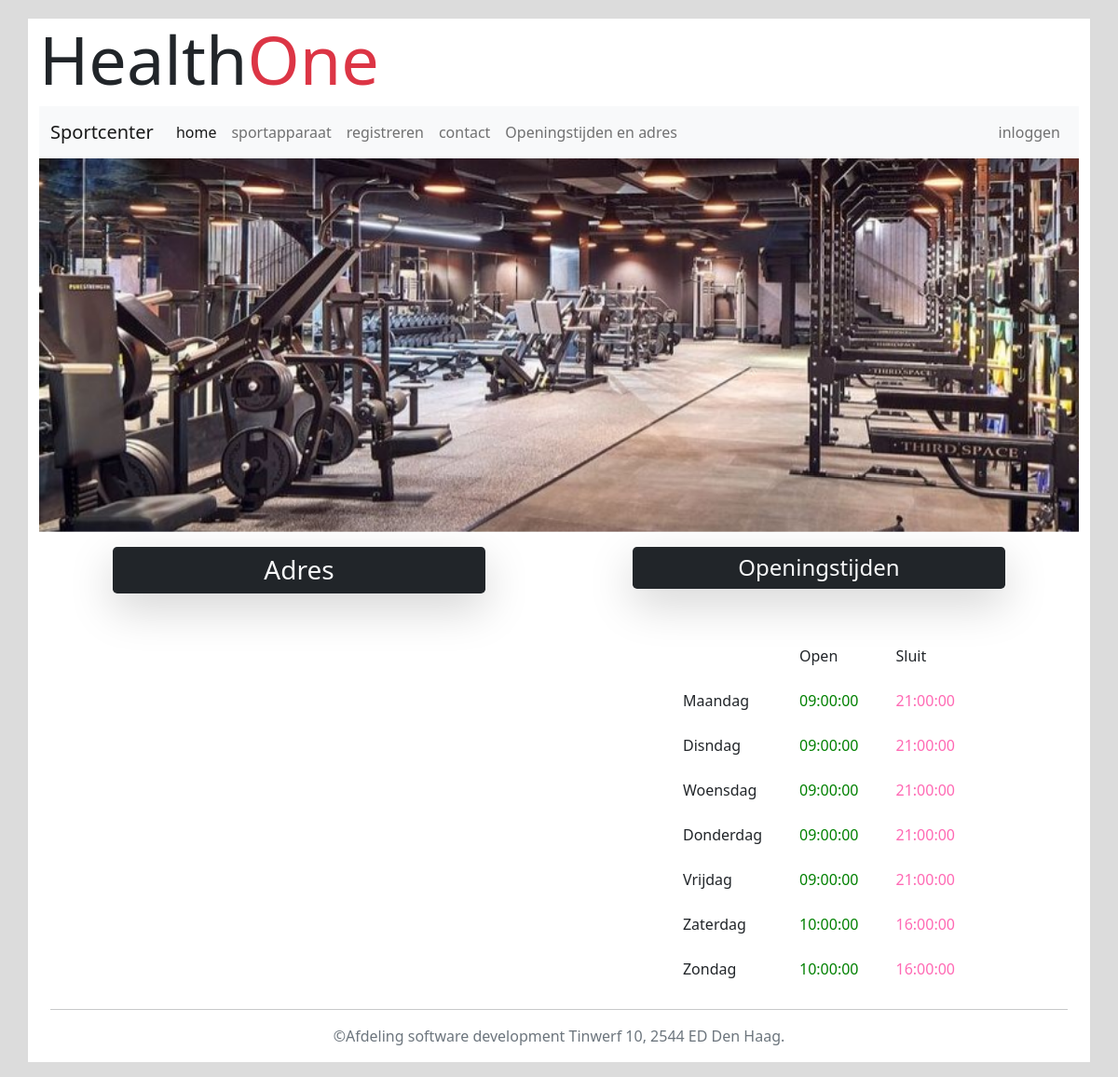
/openingstijden, run on an earlier commit of the app's database.
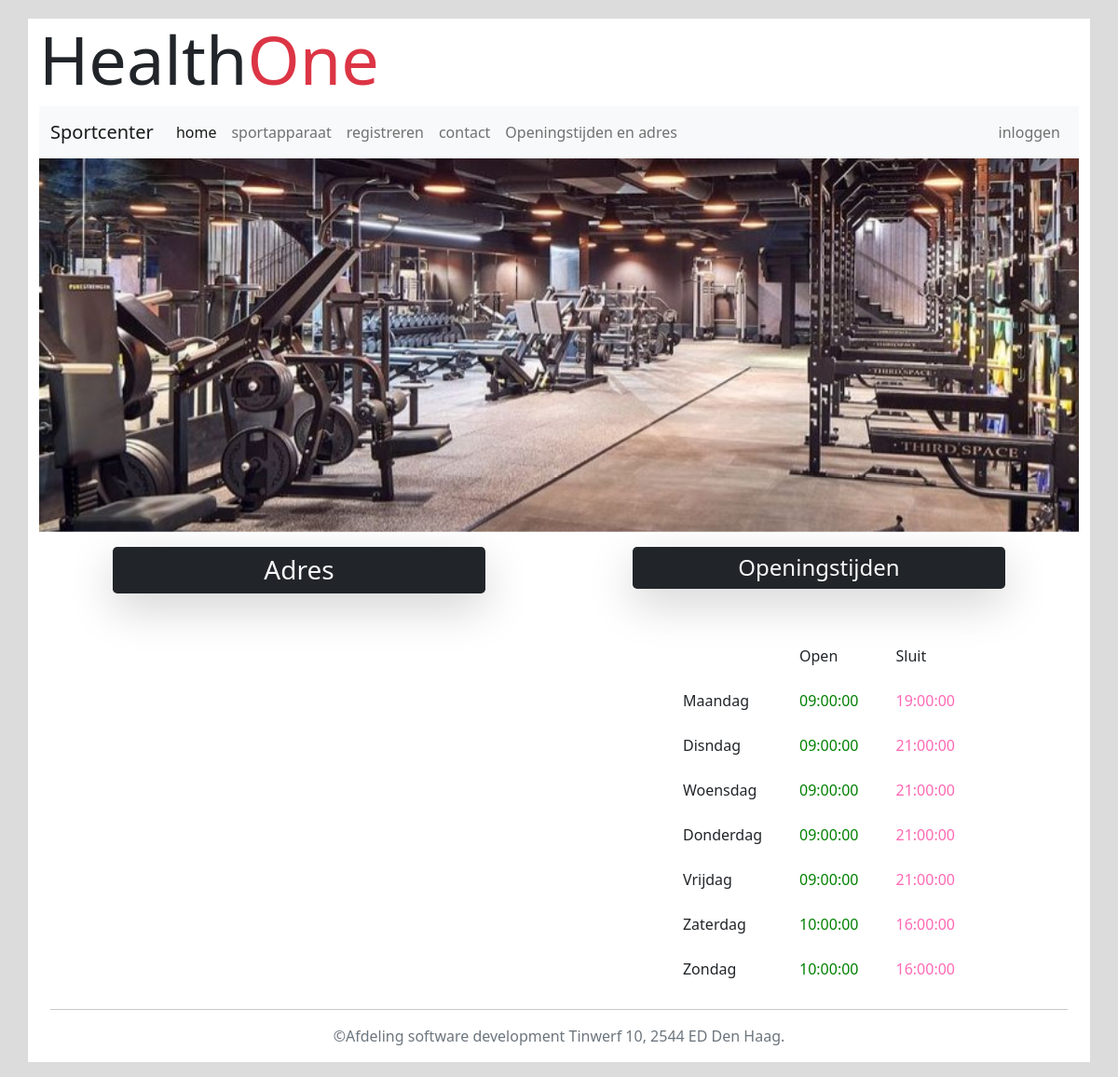
And on a later commit of the database.
### tables this page shows
CREATE TABLE `opening_times` (
  `id` int(11) NOT NULL,
  `day` varchar(255) NOT NULL,
  `opening` time NOT NULL,
  `closing` time NOT NULL
);

### Modules/OpeningTimes.php (called while the page is built, shortened)
<?php
require_once 'Database.php';
function getTimes(){
    try{
        global $pdo;
        $query=$pdo->prepare('SELECT * FROM opening_times');
        $query->execute();
        $openingTimes=$query->fetchAll(PDO::FETCH_CLASS);
        return $openingTimes;
    }
    catch (PDOException $e){
        echo $e->getMessege();
    }
}

### Templates/openingstijden.php (the view, shortened to what this page needs)
<!doctype html>
<html lang="en">
<head>
    <?php
    include ('../Templates/defaults/head.php');
    require_once ('../Modules/OpeningTimes.php');
    ?>
</head>
<body>
<div class="container">
    <?php
    include ('../Templates/defaults/header.php');
    include ('../Templates/defaults/menu.php');
    include ('../Templates/defaults/pictures.php');
    $times=getTimes();
    ?>
    <div class="container">
        <div class="row">
            <div class="col container">
                <h3 class="text-center w-75 rounded-3 m-auto bg-dark text-light py-2 shadow-lg">Adres</h3>
                <br>
                <div class="d-flex justify-content-center"><div class="gmap_canvas"><iframe width="364" height="406" id="gmap_canvas" src="https://maps.google.com/maps?q=tinwerf%2016&t=&z=13&ie=UTF8&iwloc=&output=embed" frameborder="0" scrolling="no" marginheight="0" marginwidth="0"><br></div></div>            </div>
            <div class="col container">
                <h4 class="text-center w-75 rounded-3 m-auto bg-dark text-light py-2 shadow-lg">Openingstijden</h4>
                <br><br>
                <table>
                    <tr>
                        <td> </td>
                        <td>Open</td>
                        <td>Sluit</td>
                    </tr>
                    <?php
                    foreach ($times as $time){
                        echo"
                             <tr>
                                <td>$time->day</td>
                                <td class='opening'>$time->opening</td>
                                <td class='sluiten'>$time->closing</td>
                              </tr>
                                ";
                    }
                    ?>
                </table>
            </div>
        </div>
    <hr>
    <?php
    include ('../Templates/defaults/footer.php');
    ?>
</div>
</body>
</html>

What changed in the data, as far as the page shows it:
changed opening_times "Maandag": closing "21:00:00" → "19:00:00"
